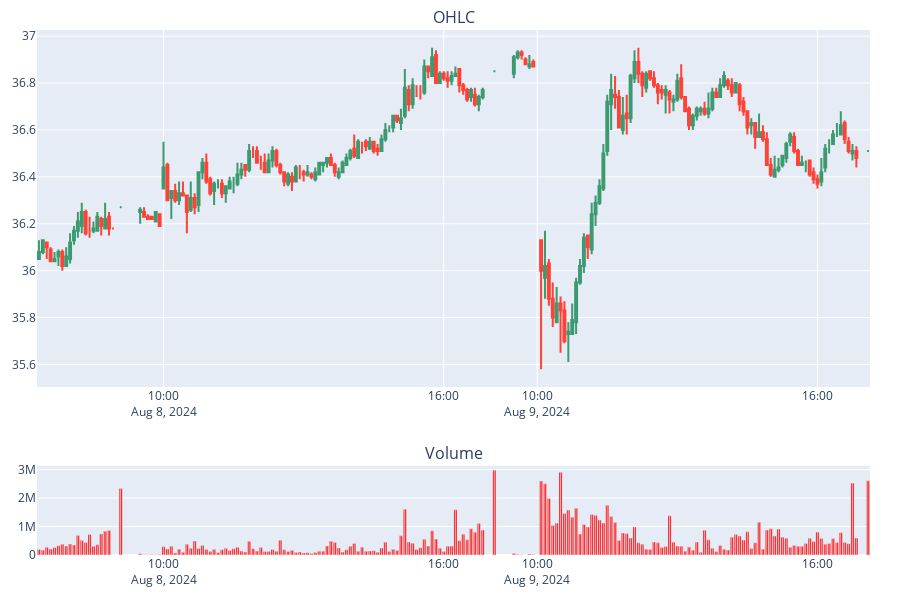

Here is the notebook cell this chart was saved with:
### Code cell
fig = make_subplots(rows=2,cols=1,shared_xaxes=False,vertical_spacing=0.15, row_heights=[.8,.2],
                    subplot_titles=('OHLC','Volume'))

fig.add_trace(go.Candlestick(x=df_cut.index,
                             open=df_cut['open'],
                             high=df_cut['high'],
                             low=df_cut['low'],
                             close=df_cut['close'],
                             showlegend=False),row=1,col=1)

fig.add_trace(go.Bar(x=df_cut.index,  y= df_cut['volume'],
                     marker_color='red',
                     showlegend=False),row=2,col=1)

fig.add_trace(go.Bar(x=df_cut.index, y=df_cut['volume'], 
                     showlegend=False, marker=dict(color='#FF0000')), row=2, col=1)

fig.update_xaxes(rangebreaks=[
    dict(bounds=["sat", "sun"], pattern="day of week"), 
    dict(bounds=[18, 10], pattern="hour"),  
    dict(values=lista)
    ])


fig.update_layout(xaxis_rangeslider_visible=False, height=600, 
                  margin=dict(l=30,r=30,t=30,b=30))

fig.show()

### Figure 1 — Plotly figure (JSON) as saved in the notebook; plotly's stock layout.template omitted (floating-point values rounded to 4 significant figures; data arrays with more than 128 entries replaced by an {"elided": "..."} marker saying what was removed)
{"data": [{"close": {"elided": "200 float values"}, "high": {"elided": "200 float values"}, "low": {"elided": "200 float values"}, "open": {"elided": "200 float values"}, "showlegend": false, "type": "candlestick", "x": {"elided": "200 str values"}, "xaxis": "x", "yaxis": "y"}, {"marker": {"color": "red"}, "showlegend": false, "type": "bar", "x": {"elided": "200 str values"}, "xaxis": "x2", "y": {"elided": "200 int values"}, "yaxis": "y2"}, {"marker": {"color": "#FF0000"}, "showlegend": false, "type": "bar", "x": {"elided": "200 str values"}, "xaxis": "x2", "y": {"elided": "200 int values"}, "yaxis": "y2"}], "layout": {"annotations": [{"font": {"size": 16}, "showarrow": false, "text": "OHLC", "x": 0.5, "xanchor": "center", "xref": "paper", "y": 1, "yanchor": "bottom", "yref": "paper"}, {"font": {"size": 16}, "showarrow": false, "text": "Volume", "x": 0.5, "xanchor": "center", "xref": "paper", "y": 0.17, "yanchor": "bottom", "yref": "paper"}], "height": 600, "margin": {"b": 30, "l": 30, "r": 30, "t": 30}, "xaxis": {"anchor": "y", "domain": [0, 1], "rangebreaks": [{"bounds": ["sat", "sun"], "pattern": "day of week"}, {"bounds": [18, 10], "pattern": "hour"}, {"values": []}], "rangeslider": {"visible": false}}, "xaxis2": {"anchor": "y2", "domain": [0, 1], "rangebreaks": [{"bounds": ["sat", "sun"], "pattern": "day of week"}, {"bounds": [18, 10], "pattern": "hour"}, {"values": []}]}, "yaxis": {"anchor": "x", "domain": [0.32, 1]}, "yaxis2": {"anchor": "x2", "domain": [0, 0.17]}}}
